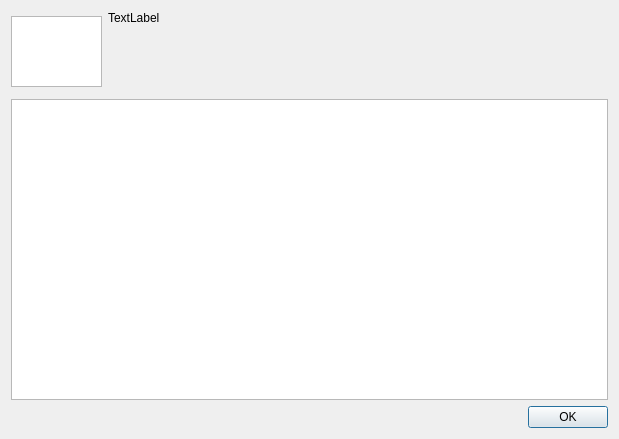
<?xml version="1.0" encoding="UTF-8"?>
<ui version="4.0">
 <class>ErrorDialog</class>
 <widget class="QDialog" name="ErrorDialog">
  <property name="geometry">
   <rect>
    <x>0</x>
    <y>0</y>
    <width>619</width>
    <height>439</height>
   </rect>
  </property>
  <property name="windowTitle">
   <string>Something went wrong...</string>
  </property>
  <layout class="QGridLayout" name="gridLayout">
   <item row="0" column="0">
    <widget class="QGraphicsView" name="graphicsView">
     <property name="sizePolicy">
      <sizepolicy hsizetype="Fixed" vsizetype="Fixed">
       <horstretch>0</horstretch>
       <verstretch>0</verstretch>
      </sizepolicy>
     </property>
     <property name="minimumSize">
      <size>
       <width>91</width>
       <height>71</height>
      </size>
     </property>
     <property name="maximumSize">
      <size>
       <width>91</width>
       <height>71</height>
      </size>
     </property>
     <property name="verticalScrollBarPolicy">
      <enum>Qt::ScrollBarAlwaysOff</enum>
     </property>
     <property name="horizontalScrollBarPolicy">
      <enum>Qt::ScrollBarAlwaysOff</enum>
     </property>
    </widget>
   </item>
   <item row="0" column="1">
    <widget class="QLabel" name="lbErrorTitle">
     <property name="sizePolicy">
      <sizepolicy hsizetype="Expanding" vsizetype="Expanding">
       <horstretch>0</horstretch>
       <verstretch>0</verstretch>
      </sizepolicy>
     </property>
     <property name="minimumSize">
      <size>
       <width>300</width>
       <height>61</height>
      </size>
     </property>
     <property name="text">
      <string>TextLabel</string>
     </property>
     <property name="alignment">
      <set>Qt::AlignLeading|Qt::AlignLeft|Qt::AlignTop</set>
     </property>
    </widget>
   </item>
   <item row="1" column="0" colspan="2">
    <widget class="QPlainTextEdit" name="peConsole">
     <property name="minimumSize">
      <size>
       <width>0</width>
       <height>301</height>
      </size>
     </property>
    </widget>
   </item>
   <item row="2" column="1">
    <widget class="QDialogButtonBox" name="buttonBox">
     <property name="orientation">
      <enum>Qt::Horizontal</enum>
     </property>
     <property name="standardButtons">
      <set>QDialogButtonBox::Ok</set>
     </property>
    </widget>
   </item>
  </layout>
 </widget>
 <resources/>
 <connections>
  <connection>
   <sender>buttonBox</sender>
   <signal>accepted()</signal>
   <receiver>ErrorDialog</receiver>
   <slot>accept()</slot>
   <hints>
    <hint type="sourcelabel">
     <x>248</x>
     <y>254</y>
    </hint>
    <hint type="destinationlabel">
     <x>157</x>
     <y>274</y>
    </hint>
   </hints>
  </connection>
  <connection>
   <sender>buttonBox</sender>
   <signal>rejected()</signal>
   <receiver>ErrorDialog</receiver>
   <slot>reject()</slot>
   <hints>
    <hint type="sourcelabel">
     <x>316</x>
     <y>260</y>
    </hint>
    <hint type="destinationlabel">
     <x>286</x>
     <y>274</y>
    </hint>
   </hints>
  </connection>
 </connections>
</ui>
